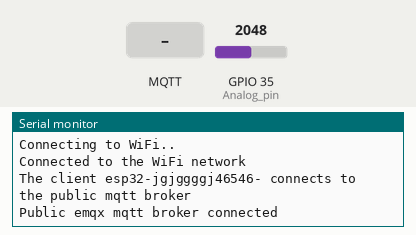
Recording of a sketch running on a simulated ESP32. On the bench: the last lines printed to the serial monitor. Inputs (shaded band) come from the test bench; at power-on: GPIO 35 (Analog_pin) = 2048. WiFi joins after 1.5 s; servers stay silent unless stated; no MQTT or app messages arrive unless stated.

Above: at 2.7 s.
2.8 s: MQTT message "1" arrives on the first subscribed topic
At 3.4 s:
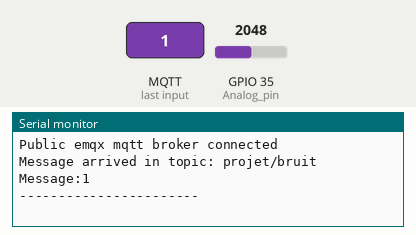
4.3 s: MQTT message "on" arrives on the first subscribed topic
At 5.3 s:
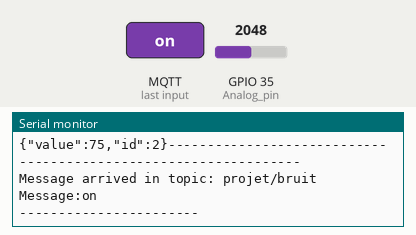
5.8 s: MQTT message "off" arrives on the first subscribed topic
At 6.7 s:
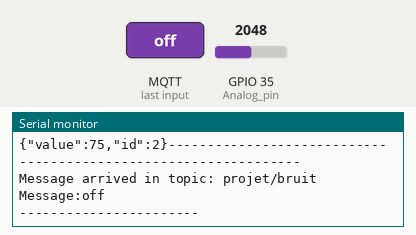
7.3 s: GPIO 35 (Analog_pin) set to 2866
At 8.2 s:
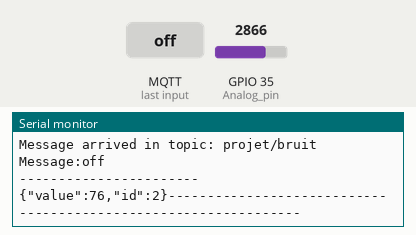
8.8 s: GPIO 35 (Analog_pin) set to 3603
At 9.9 s:
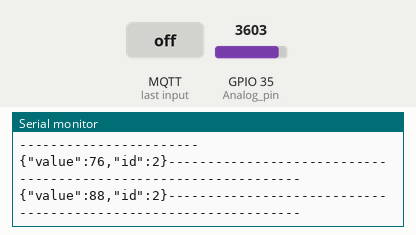
Timing chart, 0 to 11.3 s (numbered marks = the images above; inputs shaded):
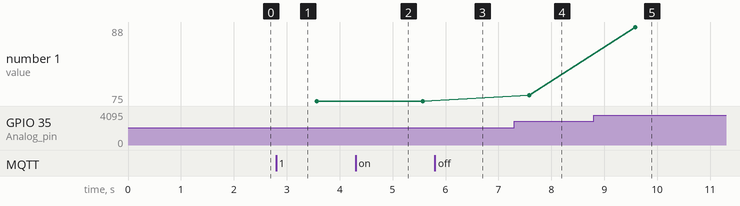

Measured:
- after the input at 2.8 s, the serial monitor: prints a new line after 0.06 s (image 1)
- after the input at 4.3 s, the serial monitor: prints a new line after 0.07 s (image 2)
- after the input at 5.8 s, the serial monitor: prints a new line after 0.08 s (image 3)
- after the input at 7.3 s, the serial monitor: prints a new line after 0.28 s (image 4)
- after the input at 8.8 s, the serial monitor: prints a new line after 0.79 s (image 5)
- plotted number 1: 75 → 76 after the input at 7.3 s, 76 → 88 after the input at 8.8 s

The sketch:

code_de_projet.ino
```cpp
#include <WiFi.h>
#include <PubSubClient.h>

#define ID 2
 // Déclaration et initialisation des broches d'entrées
int Analog_pin = 35; // Entrée analogique

 float a ;
// WiFi
const char *ssid = "safa"; // Enter your WiFi name
const char *password = "123456789s";  // Enter WiFi password

// MQTT Broker
const char *mqtt_broker = "broker.emqx.io";
const char *topic = "projet/bruit";

const int mqtt_port = 1883;

WiFiClient espClient;
PubSubClient client(espClient);

void setup() {
  {
  pinMode (Analog_pin, INPUT);

  Serial.begin (9600); // Sortie série à 9600 bauds
}

// Le programme lit les valeurs des broches d'entrée et les envoie à la sortie série

 // Set software serial baud to 115200;
 Serial.begin(115200);
 // connecting to a WiFi network
  WiFi.begin(ssid, password);
 while (WiFi.status() != WL_CONNECTED) {
     delay(500);
     Serial.println("Connecting to WiFi..");
 }
 Serial.println("Connected to the WiFi network");
 //connecting to a mqtt broker
 client.setServer(mqtt_broker, mqtt_port);
 client.setCallback(callback);
 while (!client.connected()) {
     String client_id = "esp32-jgjggggj46546-";
     //client_id += String(WiFi.macAddress());
     Serial.printf("The client %s connects to the public mqtt broker\n", client_id.c_str());
     if (client.connect("jgtf756bcdky58jr")) {
         Serial.println("Public emqx mqtt broker connected");
     } else {
         Serial.print("failed with state ");
         Serial.print(client.state());
         delay(2000);
     }
 }
 // publish and subscribe
 client.publish(topic, "Hi EMQX I'm ESP32 ^^");
 client.subscribe(topic);

}

void callback(char *topic, byte *payload, unsigned int length) {
 Serial.print("Message arrived in topic: ");
 Serial.println(topic);
 Serial.print("Message:");
 for (int i = 0; i < length; i++) {
     Serial.print((char) payload[i]);
 }
 Serial.println();
 Serial.println("-----------------------");
}


int c = 20;
int tot =0;
void loop() {
  {

  float Analog;
  int Digital;
  Analog = analogRead (Analog_pin) ;
  //... et envoyées à la sortie série.

  delay (100);
  a = map(Analog,0,3200,30,70);
  tot +=a;
  c--;

  if(c<=0){
    tot /=20;
    tot +=20;
    String ss = "{\"value\":"+String(tot)+",\"id\":"+String(ID)+"}";
  Serial.print (ss);
  Serial.println ("----------------------------------------------------------------");
client.publish (topic, ss.c_str());
tot = 0;
c = 20;
  }


}
 client.loop();
}
```
